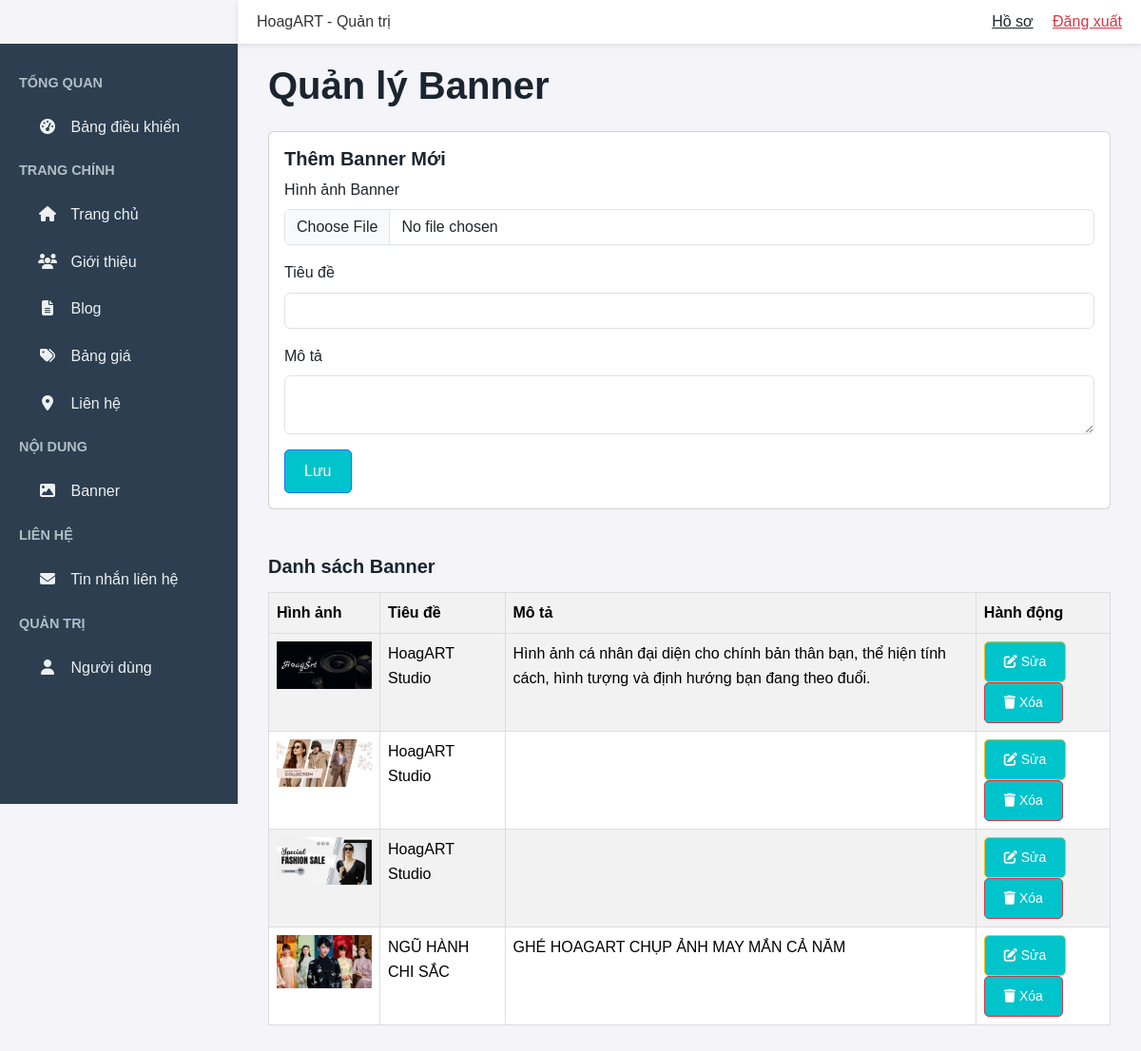
/admin/banners (signed in), run on an earlier commit of the app's database.
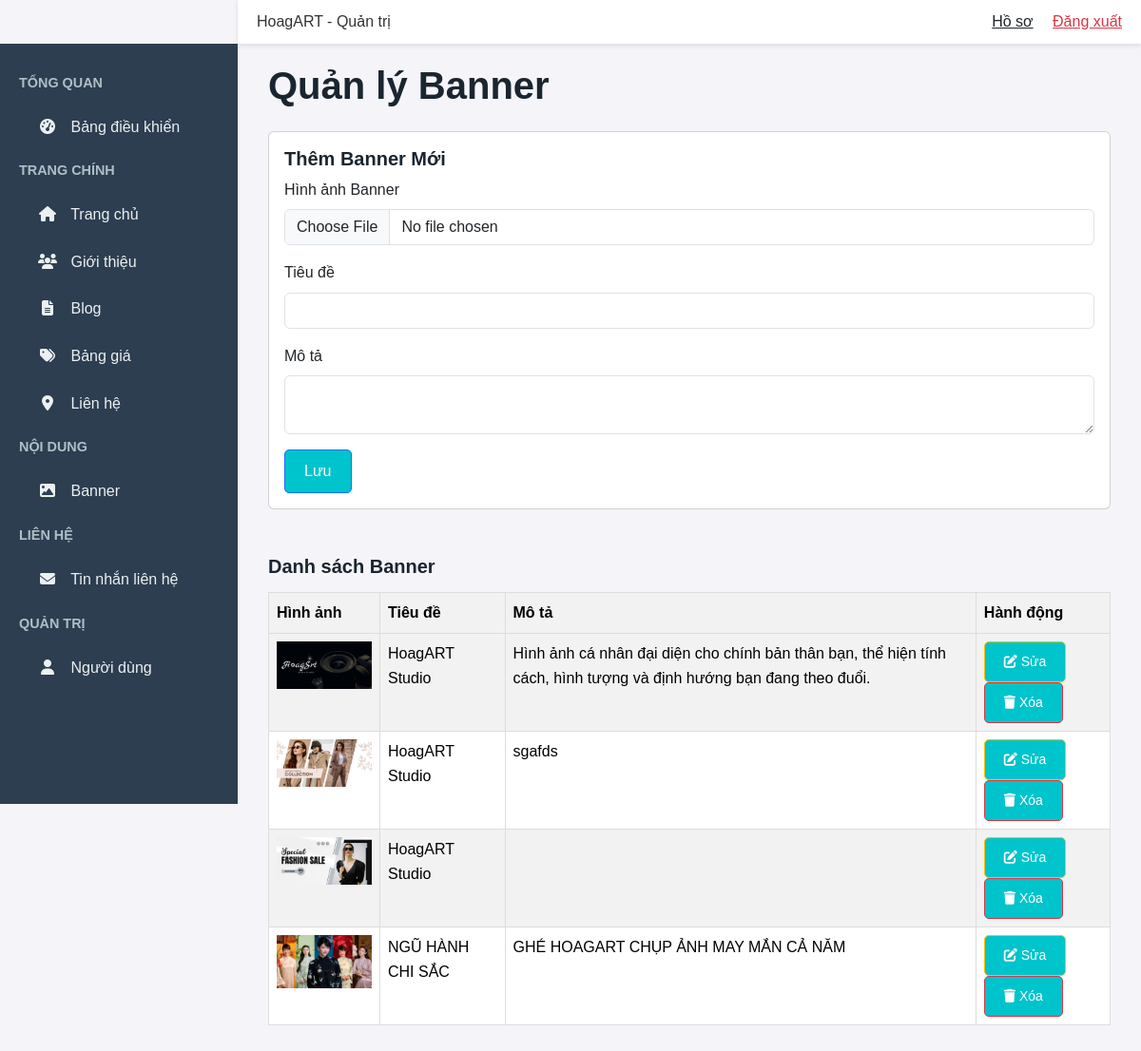
And on a later commit of the database.
### app/models/banner.py (models this page shows, shortened)
class Banner(db.Model):
    id = db.Column(db.Integer, primary_key=True)
    image_url = db.Column(db.String(200), nullable=False)
    title = db.Column(db.String(100), nullable=False)
    description = db.Column(db.Text)
    created_at = db.Column(db.DateTime, default=datetime.utcnow)

### app/blueprints/admin/routes.py (the view, shortened to what this page needs)
@admin_bp.route('/banners', methods=['GET', 'POST'])
@login_required
@admin_required
def manage_banners():
    form = BannerForm()
    banners = Banner.query.all()
    return render_template('admin/banners.html', form=form, banners=banners)

### app/blueprints/admin/forms.py
class BannerForm(FlaskForm):
    image = FileField('Hình ảnh Banner', validators=[DataRequired(), FileAllowed(['jpg', 'jpeg', 'png', 'Chỉ cho phép ảnh!'])])
    title = StringField('Tiêu đề', validators=[DataRequired(), Length(max=100)])
    description = TextAreaField('Mô tả', validators=[Optional(), Length(max=500)])
    submit = SubmitField('Lưu')

### app/blueprints/admin/routes.py (called while the page is built)
def admin_required(f):
    @wraps(f)
    def decorated_function(*args, **kwargs):
        if not current_user.is_authenticated or not current_user.is_admin:
            flash('Bạn không có quyền truy cập trang này.', 'error')
            return redirect(url_for('main.home'))
        return f(*args, **kwargs)
    return decorated_function

### app/templates/admin/banners.html (shortened to what this page needs)
{% extends "admin/base.html" %}  {% block content %}
<div class="container-fluid">
    <h1 class="mb-4">Quản lý Banner</h1>
    <div class="card">
        <div class="card-body">
            <h5>Thêm Banner Mới</h5>
            <form method="POST" enctype="multipart/form-data">
                <div class="mb-3">
                    {{ form.image.label(class="form-label") }} {{
                    form.image(class="form-control") }}
                </div>
                <div class="mb-3">
                    {{ form.title.label(class="form-label") }} {{
                    form.title(class="form-control") }}
                </div>
                <div class="mb-3">
                    {{ form.description.label(class="form-label") }} {{
                    form.description(class="form-control") }}
                </div>
                {{ form.submit(class="btn btn-primary") }}
            </form>
        </div>
    </div>
    <h5 class="mt-5">Danh sách Banner</h5>
    <table class="table table-striped">
        <thead>
            <tr>
                <th>Hình ảnh</th>
                <th>Tiêu đề</th>
                <th>Mô tả</th>
                <th>Hành động</th>
            </tr>
        </thead>
        <tbody>
            {% for banner in banners %}
            <tr id="banner_{{ banner.id }}">
                <td>
                    <img
                        src="{{ banner.image_url }}"
                        alt="{{ banner.title }}"
                        width="100"
                    />
                </td>
                <td>{{ banner.title }}</td>
                <td>{{ banner.description }}</td>
                <td>
                    <a
                        href="{{ url_for('admin.edit_banner', id=banner.id) }}"
                        class="btn btn-sm btn-warning"
                        ><i class="fas fa-edit"></i> Sửa</a
                    >
                    <form
                        action="{{ url_for('admin.delete_banner', id=banner.id) }}"
                        method="POST"
                        class="d-inline"
                        onsubmit="return deleteBanner(event, {{ banner.id }})"
                    >
                        <button type="submit" class="btn btn-sm btn-danger">
                            <i class="fas fa-trash"></i> Xóa
                        </button>
                    </form>
                </td>
            </tr>
            {% endfor %}
        </tbody>
    </table>
</div>
{% endblock %}

What changed in the data, as far as the page shows it:
changed Banner: description (not shown) → "sgafds"
